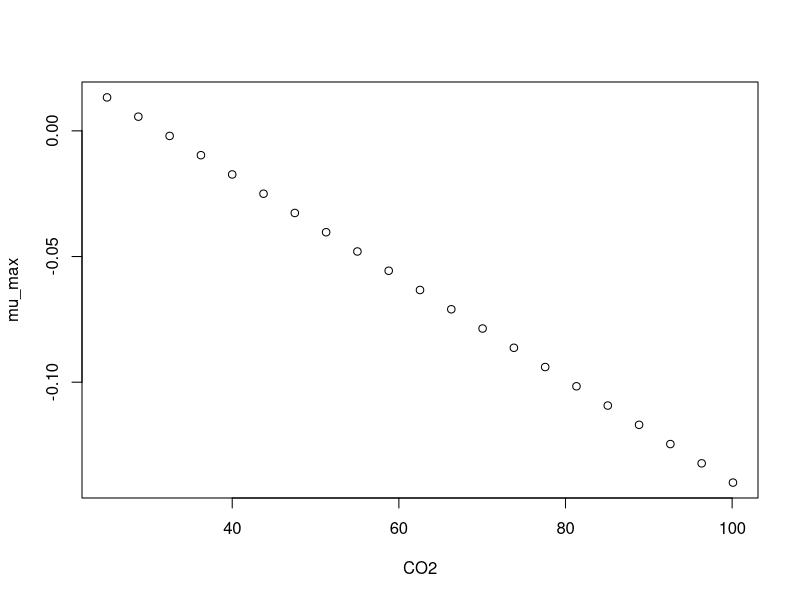

The R script that drew this image:
#############################
# start of Parameter script
#############################
CO2 <- seq(24.975024975025,100.1,length.out=21)
#############################
# end of Parameter script
#############################
############################# 
# start of Model script Gropin ID 450 
#############################
 
# constant coefficients for this model
 
variables <- data.frame(CO2)
argumentsPar <- expand.grid(variables)
 
# heart of the model
response_surface <- function(CO2) {
   mumax <-0.00204*(31.5-CO2)

return(mumax=mumax)
} 

# output parameters
mumax <- cbind(argumentsPar,response_surface(argumentsPar['CO2']))
colnames(mumax) <- c(colnames(argumentsPar),'mumax')
#############################
# End of Model script
#############################
############################# 
# start of Visualisation script Gropin ID 450 
#############################
plot(CO2,mumax$mumax,
                          xlab='CO2',
                          ylab='mu_max')
#############################
# End of Visualisation script
#############################
